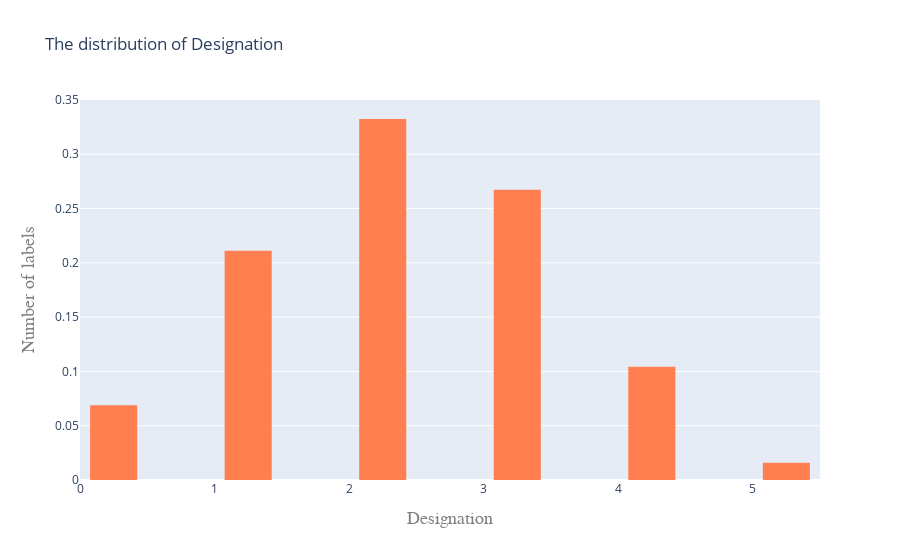

Notebook code cell kept with this figure:
### Code cell
plotHist(Data_test,'Designation')

### Figure 1 — Plotly figure (JSON) as saved in the notebook; plotly's stock layout.template omitted (floating-point values rounded to 4 significant figures; data arrays with more than 128 entries replaced by an {"elided": "..."} marker saying what was removed)
{"data": [{"autobinx": false, "histnorm": "probability", "marker": {"color": "coral"}, "name": "Histogram", "type": "histogram", "x": {"elided": "12250 int values"}, "xbins": {"end": 6, "size": 0.5, "start": -1}}], "layout": {"bargroupgap": 0.3, "title": {"text": "The distribution of Designation"}, "xaxis": {"title": {"font": {"color": "#7f7f7f", "family": "Courier New, monospace", "size": 18}, "text": "Designation"}}, "yaxis": {"title": {"font": {"color": "#7f7f7f", "family": "Courier New, monospace", "size": 18}, "text": "Number of labels"}}}}
